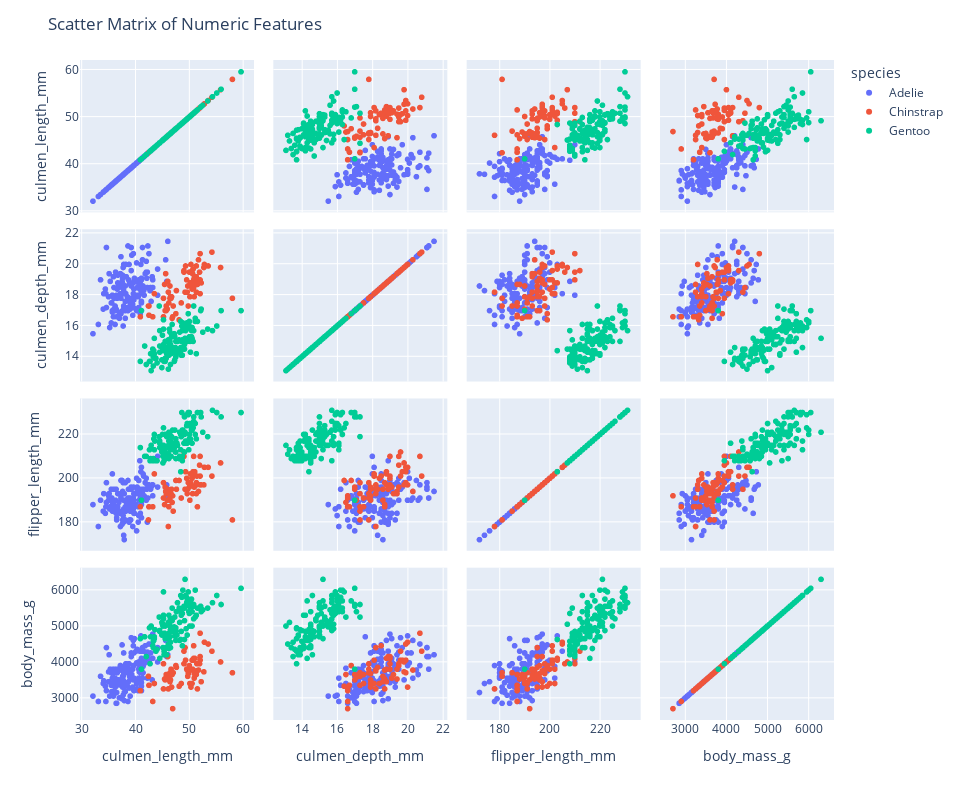

Notebook code cell kept with this figure:
### Code cell
fig = px.scatter_matrix(
    penguins, 
    dimensions=["culmen_length_mm", "culmen_depth_mm", "flipper_length_mm", "body_mass_g"], 
    color="species")

fig.update_layout(height=800, width=960, title_text="Scatter Matrix of Numeric Features")

fig.show()

### Figure 1 — Plotly figure (JSON) as saved in the notebook; plotly's stock layout.template omitted (floating-point values rounded to 4 significant figures; data arrays with more than 128 entries replaced by an {"elided": "..."} marker saying what was removed)
{"data": [{"dimensions": [{"axis": {"matches": true}, "label": "culmen_length_mm", "values": {"elided": "152 float values"}}, {"axis": {"matches": true}, "label": "culmen_depth_mm", "values": {"elided": "152 float values"}}, {"axis": {"matches": true}, "label": "flipper_length_mm", "values": {"elided": "152 int values"}}, {"axis": {"matches": true}, "label": "body_mass_g", "values": {"elided": "152 int values"}}], "hovertemplate": "species=Adelie<br>%{xaxis.title.text}=%{x}<br>%{yaxis.title.text}=%{y}<extra></extra>", "legendgroup": "Adelie", "marker": {"color": "#636efa", "symbol": "circle"}, "name": "Adelie", "showlegend": true, "type": "splom"}, {"dimensions": [{"axis": {"matches": true}, "label": "culmen_length_mm", "values": [46.5, 50, 51.3, 45.4, 52.7, 45.2, 46.1, 51.3, 46, 51.3, 46.6, 51.7, 47, 52, 45.9, 50.5, 50.3, 58, 46.4, 49.2, 42.4, 48.5, 43.2, 50.6, 46.7, 52, 50.5, 49.5, 46.4, 52.8, 40.9, 54.2, 42.5, 51, 49.7, 47.5, 47.6, 52, 46.9, 53.5, 49, 46.2, 50.9, 45.5, 50.9, 50.8, 50.1, 49, 51.5, 49.8, 48.1, 51.4, 45.7, 50.7, 42.5, 52.2, 45.2, 49.3, 50.2, 45.6, 51.9, 46.8, 45.7, 55.8, 43.5, 49.6, 50.8, 50.2]}, {"axis": {"matches": true}, "label": "culmen_depth_mm", "values": [17.9, 19.5, 19.2, 18.7, 19.8, 17.8, 18.2, 18.2, 18.9, 19.9, 17.8, 20.3, 17.3, 18.1, 17.1, 19.6, 20, 17.8, 18.6, 18.2, 17.3, 17.5, 16.6, 19.4, 17.9, 19, 18.4, 19, 17.8, 20, 16.6, 20.8, 16.7, 18.8, 18.6, 16.8, 18.3, 20.7, 16.6, 19.9, 19.5, 17.5, 19.1, 17, 17.9, 18.5, 17.9, 19.6, 18.7, 17.3, 16.4, 19, 17.3, 19.7, 17.3, 18.8, 16.6, 19.9, 18.8, 19.4, 19.5, 16.5, 17, 19.8, 18.1, 18.2, 19, 18.7]}, {"axis": {"matches": true}, "label": "flipper_length_mm", "values": [192, 196, 193, 188, 197, 198, 178, 197, 195, 198, 193, 194, 185, 201, 190, 201, 197, 181, 190, 195, 181, 191, 187, 193, 195, 197, 200, 200, 191, 205, 187, 201, 187, 203, 195, 199, 195, 210, 192, 205, 210, 187, 196, 196, 196, 201, 190, 212, 187, 198, 199, 201, 193, 203, 187, 197, 191, 203, 202, 194, 206, 189, 195, 207, 202, 193, 210, 198]}, {"axis": {"matches": true}, "label": "body_mass_g", "values": [3500, 3900, 3650, 3525, 3725, 3950, 3250, 3750, 4150, 3700, 3800, 3775, 3700, 4050, 3575, 4050, 3300, 3700, 3450, 4400, 3600, 3400, 2900, 3800, 3300, 4150, 3400, 3800, 3700, 4550, 3200, 4300, 3350, 4100, 3600, 3900, 3850, 4800, 2700, 4500, 3950, 3650, 3550, 3500, 3675, 4450, 3400, 4300, 3250, 3675, 3325, 3950, 3600, 4050, 3350, 3450, 3250, 4050, 3800, 3525, 3950, 3650, 3650, 4000, 3400, 3775, 4100, 3775]}], "hovertemplate": "species=Chinstrap<br>%{xaxis.title.text}=%{x}<br>%{yaxis.title.text}=%{y}<extra></extra>", "legendgroup": "Chinstrap", "marker": {"color": "#EF553B", "symbol": "circle"}, "name": "Chinstrap", "showlegend": true, "type": "splom"}, {"dimensions": [{"axis": {"matches": true}, "label": "culmen_length_mm", "values": [46.1, 50, 48.7, 50, 47.6, 46.5, 45.4, 46.7, 43.3, 46.8, 40.9, 49, 45.5, 48.4, 45.8, 49.3, 42, 49.2, 46.2, 48.7, 50.2, 45.1, 46.5, 46.3, 42.9, 46.1, 44.5, 47.8, 48.2, 50, 47.3, 42.8, 45.1, 59.6, 49.1, 48.4, 42.6, 44.4, 44, 48.7, 42.7, 49.6, 45.3, 49.6, 50.5, 43.6, 45.5, 50.5, 44.9, 45.2, 46.6, 48.5, 45.1, 50.1, 46.5, 45, 43.8, 45.5, 43.2, 50.4, 45.3, 46.2, 45.7, 54.3, 45.8, 49.8, 46.2, 49.5, 43.5, 50.7, 47.7, 46.4, 48.2, 46.5, 46.4, 48.6, 47.5, 51.1, 45.2, 45.2, 49.1, 52.5, 47.4, 50, 44.9, 50.8, 43.4, 51.3, 47.5, 52.1, 47.5, 52.2, 45.5, 49.5, 44.5, 50.8, 49.4, 46.9, 48.4, 51.1, 48.5, 55.9, 47.2, 49.1, 47.3, 46.8, 41.7, 53.4, 43.3, 48.1, 50.5, 49.8, 43.5, 51.5, 46.2, 55.1, 44.5, 48.8, 47.2, 41.1, 46.8, 50.4, 45.2, 49.9]}, {"axis": {"matches": true}, "label": "culmen_depth_mm", "values": [13.2, 16.3, 14.1, 15.2, 14.5, 13.5, 14.6, 15.3, 13.4, 15.4, 13.7, 16.1, 13.7, 14.6, 14.6, 15.7, 13.5, 15.2, 14.5, 15.1, 14.3, 14.5, 14.5, 15.8, 13.1, 15.1, 14.3, 15, 14.3, 15.3, 15.3, 14.2, 14.5, 17, 14.8, 16.3, 13.7, 17.3, 13.6, 15.7, 13.7, 16, 13.7, 15, 15.9, 13.9, 13.9, 15.9, 13.3, 15.8, 14.2, 14.1, 14.4, 15, 14.4, 15.4, 13.9, 15, 14.5, 15.3, 13.8, 14.9, 13.9, 15.7, 14.2, 16.8, 14.4, 16.2, 14.2, 15, 15, 15.6, 15.6, 14.8, 15, 16, 14.2, 16.3, 13.8, 16.4, 14.5, 15.6, 14.6, 15.9, 13.8, 17.3, 14.4, 14.2, 14, 17, 15, 17.1, 14.5, 16.1, 14.7, 15.7, 15.8, 14.6, 14.4, 16.5, 15, 17, 15.5, 15, 13.8, 16.1, 14.7, 15.8, 14, 15.1, 15.2, 15.9, 15.2, 16.3, 14.1, 16, 15.7, 16.2, 13.7, 17, 14.3, 15.7, 14.8, 16.1]}, {"axis": {"matches": true}, "label": "flipper_length_mm", "values": [211, 230, 210, 218, 215, 210, 211, 219, 209, 215, 214, 216, 214, 213, 210, 217, 210, 221, 209, 222, 218, 215, 213, 215, 215, 215, 216, 215, 210, 220, 222, 209, 207, 230, 220, 220, 213, 219, 208, 208, 208, 225, 210, 216, 222, 217, 210, 225, 213, 215, 210, 220, 210, 225, 217, 220, 208, 220, 208, 224, 208, 221, 214, 231, 219, 230, 214, 229, 220, 223, 216, 221, 221, 217, 216, 230, 209, 220, 215, 223, 212, 221, 212, 224, 212, 228, 218, 218, 212, 230, 218, 228, 212, 224, 214, 226, 216, 222, 203, 225, 219, 228, 215, 228, 216, 215, 210, 219, 208, 209, 216, 229, 213, 230, 217, 230, 217, 222, 214, 190, 215, 222, 212, 213]}, {"axis": {"matches": true}, "label": "body_mass_g", "values": [4500, 5700, 4450, 5700, 5400, 4550, 4800, 5200, 4400, 5150, 4650, 5550, 4650, 5850, 4200, 5850, 4150, 6300, 4800, 5350, 5700, 5000, 4400, 5050, 5000, 5100, 4100, 5650, 4600, 5550, 5250, 4700, 5050, 6050, 5150, 5400, 4950, 5250, 4350, 5350, 3950, 5700, 4300, 4750, 5550, 4900, 4200, 5400, 5100, 5300, 4850, 5300, 4400, 5000, 4900, 5050, 4300, 5000, 4450, 5550, 4200, 5300, 4400, 5650, 4700, 5700, 4650, 5800, 4700, 5550, 4750, 5000, 5100, 5200, 4700, 5800, 4600, 6000, 4750, 5950, 4625, 5450, 4725, 5350, 4750, 5600, 4600, 5300, 4875, 5550, 4950, 5400, 4750, 5650, 4850, 5200, 4925, 4875, 4625, 5250, 4850, 5600, 4975, 5500, 4725, 5500, 4700, 5500, 4575, 5500, 5000, 5950, 4650, 5500, 4375, 5850, 4875, 6000, 4925, 3800, 4850, 5750, 5200, 5400]}], "hovertemplate": "species=Gentoo<br>%{xaxis.title.text}=%{x}<br>%{yaxis.title.text}=%{y}<extra></extra>", "legendgroup": "Gentoo", "marker": {"color": "#00cc96", "symbol": "circle"}, "name": "Gentoo", "showlegend": true, "type": "splom"}], "layout": {"dragmode": "select", "height": 800, "legend": {"title": {"text": "species"}, "tracegroupgap": 0}, "margin": {"t": 60}, "title": {"text": "Scatter Matrix of Numeric Features"}, "width": 960, "xaxis": {"autorange": true, "range": [29.69, 62.01], "type": "linear"}, "xaxis2": {"autorange": true, "range": [12.36, 22.24], "type": "linear"}, "xaxis3": {"autorange": true, "range": [166.8, 236.2], "type": "linear"}, "xaxis4": {"autorange": true, "range": [2384.0, 6616.0], "type": "linear"}, "yaxis": {"autorange": true, "range": [29.69, 62.01], "type": "linear"}, "yaxis2": {"autorange": true, "range": [12.36, 22.24], "type": "linear"}, "yaxis3": {"autorange": true, "range": [166.8, 236.2], "type": "linear"}, "yaxis4": {"autorange": true, "range": [2384.0, 6616.0], "type": "linear"}}}
